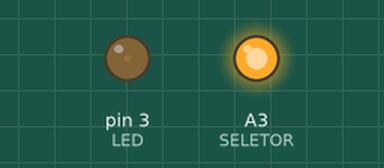
The sketch below on a simulated Arduino Uno, built with avr-gcc and run on an emulated ATmega328P. Shown: output pins drawn as LEDs (lit = HIGH).

Above: at 0.05 s.
At 0.6 s:
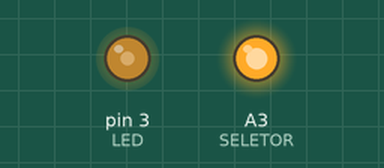
At 1.15 s:
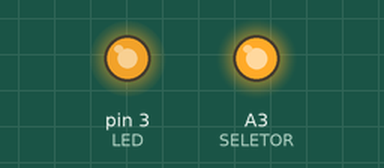
At 2.3 s:
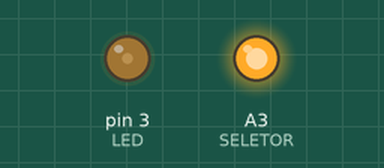
Timing chart, 0 to 5.9 s (numbered marks = the images above):
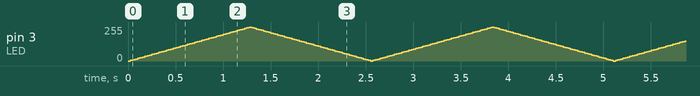

The sketch:

LedFadeInOut.ino
```cpp
const int SELETOR = A3;
const int LED = 3;

int brilho = 0;
int fade = 5;

void setup()
{
  pinMode(SELETOR, OUTPUT);
  digitalWrite(SELETOR, HIGH);

  pinMode(LED, OUTPUT);
}

void loop()
{
  analogWrite(LED, brilho);

  brilho = brilho + fade;

  if (brilho <= 0 || brilho >= 255)
  {
    fade = -fade;
  }

  delay(25);
}
```
